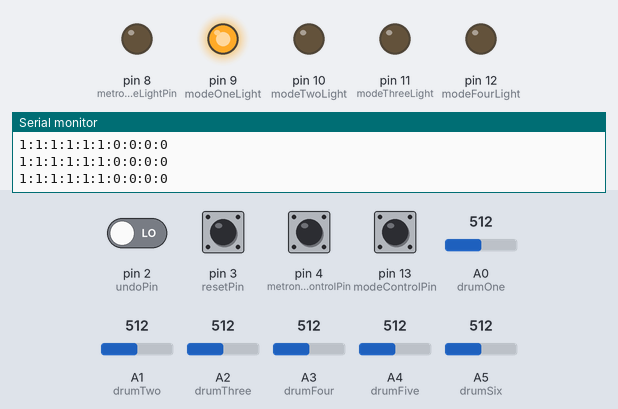
A sketch run on a simulated Arduino Uno, built with avr-gcc and run on an emulated ATmega328P. On the bench: output pins drawn as LEDs (lit = HIGH), the last lines printed to the serial monitor. Inputs (shaded band) come from the test bench; at power-on: pin 2 (undoPin), pin 3 (resetPin), pin 4 (metronomeControlPin), pin 13 (modeControlPin) LOW, A0 (drumOne) = 512, A1 (drumTwo) = 512, A2 (drumThree) = 512, A3 (drumFour) = 512, A4 (drumFive) = 512, A5 (drumSix) = 512.

Above: at 1.2 s.
1.3 s: pin 4 (metronomeControlPin) driven HIGH
At 2.4 s:
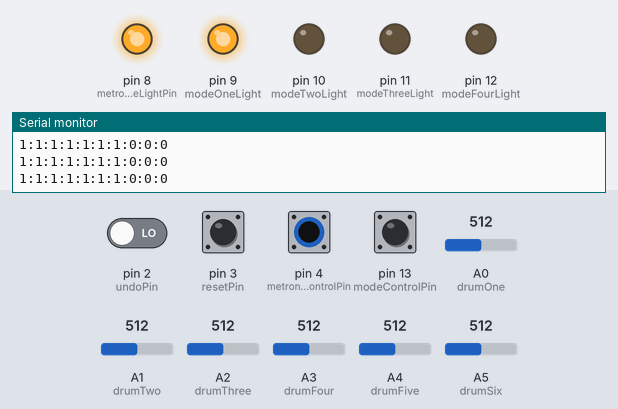
2.8 s: pin 13 (modeControlPin) pulled HIGH for 0.15 s
At 3.5 s:
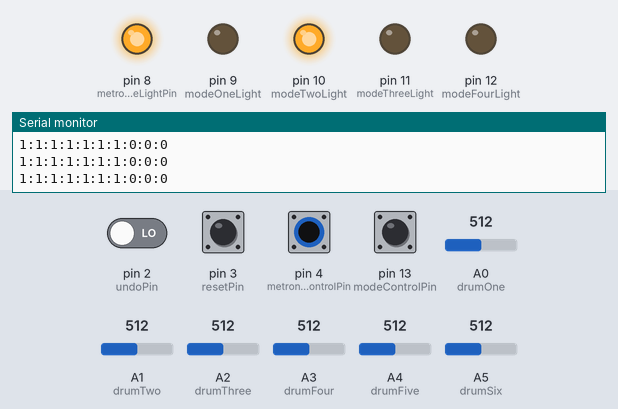
4.4 s: pin 13 (modeControlPin) pulled HIGH for 1 s
At 4.9 s:
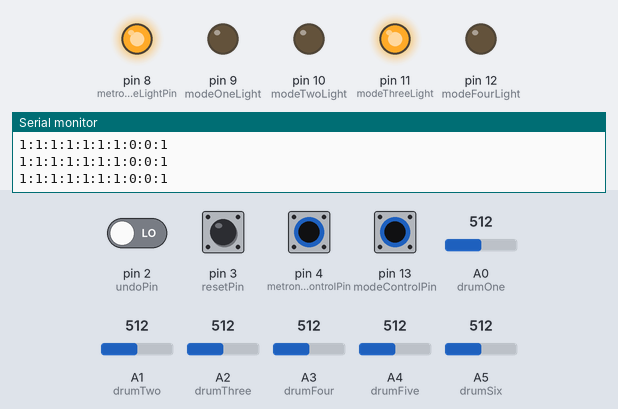
6.9 s: pin 13 (modeControlPin) pulled HIGH for 0.15 s
At 8.1 s:
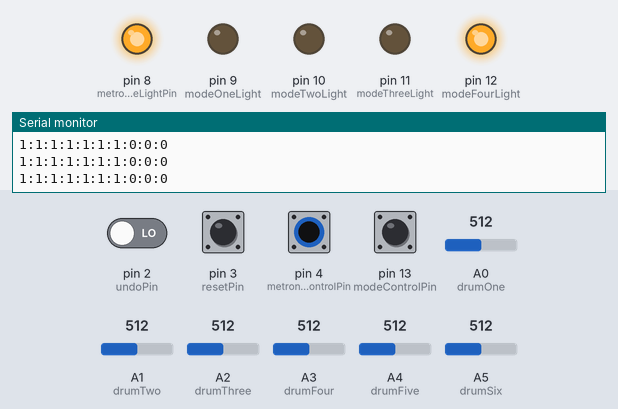
8.5 s: pin 4 (metronomeControlPin) pulsed LOW 5 times (0.12 s each, 0.3 s apart)
At 11.1 s:
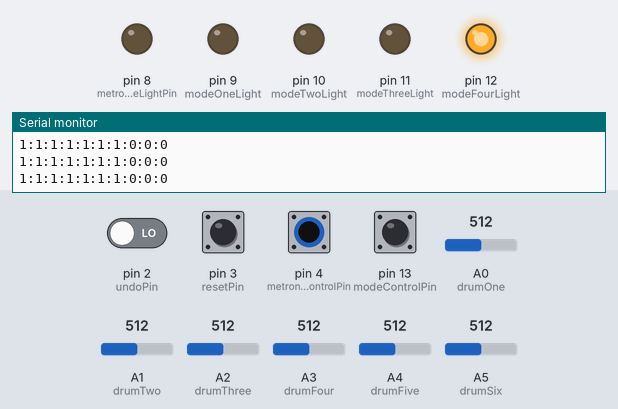
Timing chart, 0 to 12.5 s (numbered marks = the images above; inputs shaded):
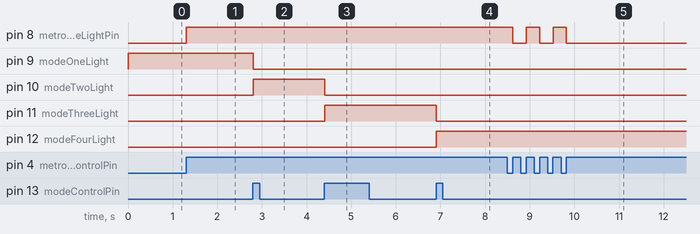

The sketch:

drum-controller.ino
```cpp
// these constants won't change:
const int drumOne = A0;
const int drumTwo = A1;
const int drumThree = A2;
const int drumFour = A3;
const int drumFive = A4;
const int drumSix = A5;

const int threshold = 50;  // threshold value to decide when the detected sound is a knock or not

// these variables will change:
int drumOneReading = 0;    // variable to store the value read from the sensor pin
int drumOneTimeOut = 0;
int drumOneTrigger = 0; // this is set to one only when threshold is met, then reverts to zero

int drumTwoReading = 0;
int drumTwoTimeOut = 0;
int drumTwoTrigger = 0;

int drumThreeReading = 0;
int drumThreeTimeOut = 0;
int drumThreeTrigger = 0;

int drumFourReading = 0;
int drumFourTimeOut = 0;
int drumFourTrigger = 0;

int drumFiveReading = 0;
int drumFiveTimeOut = 0;
int drumFiveTrigger = 0;

int drumSixReading = 0;
int drumSixTimeOut = 0;
int drumSixTrigger = 0;

const int metronomeControlPin = 4;
const int metronomeLightPin =  8;

int metronomeControlReading = LOW;
int metronomeControlPrevReading = LOW;
boolean metronomeState = 0;

const int modeControlPin = 13;
int modePinReading = LOW;
int modePinPrevReading = LOW;
int modeNumber = 0;
const int numModes = 3;
const int modeOneLight = 9;
const int modeTwoLight = 10;
const int modeThreeLight = 11;
const int modeFourLight = 12;

const int undoPin = 2;
int undoReading = LOW;
int undoPrevReading = LOW;

const int resetPin = 3;
int resetReading = LOW;
int resetPrevReading = LOW;

boolean newInfo = false;

void setup() {
  Serial.begin(9600);

  pinMode(undoPin, INPUT);
  pinMode(resetPin, INPUT);

  pinMode(metronomeControlPin, INPUT);
  pinMode(metronomeLightPin, OUTPUT);

  pinMode(modeControlPin, INPUT);
  pinMode(modeOneLight, OUTPUT);
  pinMode(modeTwoLight, OUTPUT);
  pinMode(modeThreeLight, OUTPUT);
  pinMode(modeFourLight, OUTPUT);

  digitalWrite(modeOneLight, HIGH);// use the serial port
}

void loop() {
  // read the sensor and store it in the variable sensorReading:
  drumOneReading = analogRead(drumOne);
  drumTwoReading = analogRead(drumTwo);
  drumThreeReading = analogRead(drumThree);
  drumFourReading = analogRead(drumFour);
  drumFiveReading = analogRead(drumFive);
  drumSixReading = analogRead(drumSix);

  if (drumOneTimeOut > 0) drumOneTimeOut--;
  if (drumTwoTimeOut > 0) drumTwoTimeOut--;
  if (drumThreeTimeOut > 0) drumThreeTimeOut--;
  if (drumFourTimeOut > 0) drumFourTimeOut--;
  if (drumFiveTimeOut > 0) drumFiveTimeOut--;
  if (drumSixTimeOut > 0) drumSixTimeOut--;

  // if the sensor reading is greater than the threshold:
  if (drumOneReading >= threshold && drumOneTimeOut == 0) {
    drumOneTrigger = 1;
    drumOneTimeOut = 10;
    newInfo = true;
  }

  if (drumTwoReading >= threshold && drumTwoTimeOut == 0) {
    drumTwoTrigger = 1;
    drumTwoTimeOut = 10;
    newInfo = true;
  }

  if (drumThreeReading >= threshold && drumThreeTimeOut == 0) {
    drumThreeTrigger = 1;
    drumThreeTimeOut = 10;
    newInfo = true;
  }

  if (drumFourReading >= threshold && drumFourTimeOut == 0) {
    drumFourTrigger = 1;
    drumFourTimeOut = 10;
    newInfo = true;
  }

  if (drumFiveReading >= threshold && drumFiveTimeOut == 0) {
    drumFiveTrigger = 1;
    drumFiveTimeOut = 10;
    newInfo = true;
  }

  if (drumSixReading >= threshold && drumSixTimeOut == 0) {
    drumSixTrigger = 1;
    drumSixTimeOut = 10;
    newInfo = true;
  }

  metronomeControlReading = digitalRead(metronomeControlPin);

  if (metronomeControlReading == HIGH && metronomeControlPrevReading == LOW) {
    newInfo = true;
    if (metronomeState == 1) {
      metronomeState = 0;
      digitalWrite(metronomeLightPin, LOW);
    }
    else {
      metronomeState = 1;
      digitalWrite(metronomeLightPin, HIGH);
    }
  }

  modePinReading = digitalRead(modeControlPin);

  if (modePinReading == HIGH && modePinPrevReading == LOW) {
      newInfo = true;
      digitalWrite(modeOneLight, LOW);
      digitalWrite(modeTwoLight, LOW);
      digitalWrite(modeThreeLight, LOW);
      digitalWrite(modeFourLight, LOW);

      modeNumber += 1;
      modeNumber %= numModes + 1;
      if (modeNumber == 0) digitalWrite(modeOneLight, HIGH);
      if (modeNumber == 1) digitalWrite(modeTwoLight, HIGH);
      if (modeNumber == 2) digitalWrite(modeThreeLight, HIGH);
      if (modeNumber == 3) digitalWrite(modeFourLight, HIGH);
  }

  undoReading = digitalRead(undoPin);

  if (undoReading == HIGH && undoPrevReading == LOW) {
    newInfo = true;
  }

  resetReading = digitalRead(resetPin);

  if (resetReading == HIGH && resetPrevReading == LOW) {
    newInfo = true;
  }

  metronomeControlPrevReading = metronomeControlReading;
  modePinPrevReading = modePinReading;
  undoPrevReading = undoReading;
  resetPrevReading = resetReading;


  if (newInfo) {

    String output = "";
    output = output + drumOneTrigger + ":" + drumTwoTrigger + ":" + drumThreeTrigger
              + ":" + drumFourTrigger + ":" + drumFiveTrigger + ":" + drumSixTrigger
              + ":" + metronomeControlReading + ":" + undoReading + ":" + resetReading
              + ":" + modePinReading;
    Serial.println(output);

    drumOneTrigger = 0;
    drumTwoTrigger = 0;
    drumThreeTrigger = 0;
    drumFourTrigger = 0;
    drumFiveTrigger = 0;
    drumSixTrigger = 0;

    newInfo = false;

  }

  delay(10);  // delay to avoid overloading the serial port buffer
}
```

Measured:
- after the input at 1.3 s, pin 8 (metronomeLightPin): LOW → HIGH at once
- after the input at 2.8 s, pin 9 (modeOneLight): HIGH → LOW at once; pin 10 (modeTwoLight): LOW → HIGH at once
- after the input at 4.4 s, pin 10 (modeTwoLight): HIGH → LOW at once; pin 11 (modeThreeLight): LOW → HIGH at once
- after the input at 6.9 s, pin 11 (modeThreeLight): HIGH → LOW at once; pin 12 (modeFourLight): LOW → HIGH at once
- after the input at 8.5 s, pin 8 (metronomeLightPin): alternates HIGH for 0.30 s and LOW for 0.30 s, 5 changes in all, then stays LOW, starting after 0.12 s
